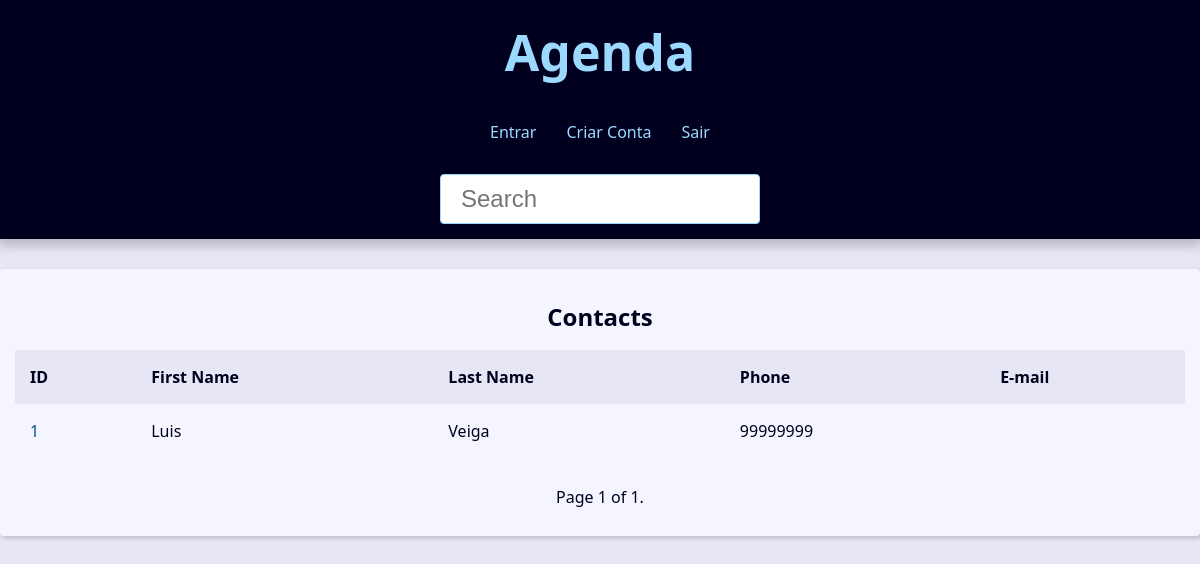
The page / on the database its author committed.
### contact/models.py (models this page shows, shortened)
class Contact(models.Model):
    first_name = models.CharField(max_length=50)
    last_name = models.CharField(max_length=50, blank=True)
    phone = models.CharField(max_length=50)
    email = models.EmailField(max_length=254, blank=True)
    created_date = models.DateTimeField(default=timezone.now)
    description = models.TextField(blank=True)
    show = models.BooleanField(default=True)
    picture = models.ImageField(blank=True, upload_to='picture/%Y/%m')
    category = models.ForeignKey(Category, on_delete=models.SET_NULL,
                                 blank=True, null=True)
    owner = models.ForeignKey(User, on_delete=models.SET_NULL,
                                 blank=True, null=True)

### contact/views/contact_views.py (the view)
# urls.py: path('', views.index, name='index'),
def index(request):
    contacts =Contact.objects\
        .filter(show=True)\
        .order_by('-id')
    paginator = Paginator(contacts, 10)
    page_number = request.GET.get("page")
    page_obj = paginator.get_page(page_number)
    context = {
        'page_obj': page_obj,
        'site_title': 'Contatos - ',
    }
    return render (
        request,
        'contact/index.html',
        context
    )

### contact/templates/contact/index.html (shortened to what this page needs)
{% extends 'global/base.html' %}
{% block content %}
{% if  page_obj%}
  <div class="responsive-table">
    <table class="contacts-table">
      <caption class="table-caption ">
        Contacts
      </caption>
      <thead>
        <tr class="table-row table-row-header">
          <th class="table-header">ID</th>
          <th class="table-header">First Name</th>
          <th class="table-header">Last Name</th>
          <th class="table-header">Phone</th>
          <th class="table-header">E-mail</th>
        </tr>
      </thead>
      <tbody>
        {% for contact in page_obj %}
          <tr class="table-row">
            <td class="table-cel">
              <a class="table-link" href="{% url 'contact:contact' contact.id %}">
                {{ contact.id }}
              </a>
            </td>
            <td class="table-cel">
              {{ contact.first_name }}
            </td>
            <td class="table-cel">
              {{ contact.last_name }}
            </td>
            <td class="table-cel">
              {{ contact.phone }}
            </td>
            <td class="table-cel">
            </td>
          </tr>
        {% endfor %}
      </tbody>
    </table>
  </div>
{% else %}
    <div class="single-contact">
        <h1 class="single-contact-name">
            Nenhum contato encontrado.
        </h1>
    </div>
{% endif %}
{% endblock content %}

### base_static/global/css/style.css (style rules this page uses)
:root { --spacing: 1.5rem; --link-dark-color: rgb(0, 83, 134); --link-light-color: rgb(156, 217, 255); --clr-white: rgb(245, 245, 255); --clr-black: rgb(0, 0, 30); --clr-light-gray: rgb(230, 230, 245); --clr-dark-shadow-5: rgba(0, 0, 10, 5%); --clr-dark-shadow-10: rgba(0, 0, 10, 10%); --clr-dark-shadow-20: rgba(0, 0, 10, 20%); --clr-light-shadow-5: rgba(200, 200, 255, 5%); --clr-light-shadow-10: rgba(200, 200, 255, 10%); --clr-light-shadow-20: rgba(200, 200, 255, 20%); --main-page-width: 120rem; --table-min-width: 60rem; --biggest-font-size: 5rem; --bigger-font-size: 4rem; --big-font-size: 3.2rem; --medium-font-size: 2.4rem; --small-font-size: 1.6rem; --smaller-font-size: 1.4rem; --smallest-font-size: 1.2rem; --transition-fast: 300ms; --transition-medium: 600ms; --transition-slow: 1s; --default-border-radius: 4px; }
*, *::before, *::after { margin: 0; padding: 0; box-sizing: border-box; }
html { font-size: 62.5%; }
body { font-family: system-ui, -apple-system, BlinkMacSystemFont, 'Segoe UI', Roboto, Oxygen, Ubuntu, Cantarell, 'Open Sans', 'Helvetica Neue', sans-serif; line-height: 1.5; font-size: var(--small-font-size); color: var(--clr-black); -webkit-font-smoothing: antialiased; background: var(--clr-light-gray); }
.responsive-table { width: 100%; overflow-x: auto; }
.contacts-table { width: 100%; min-width: var(--table-min-width); border-collapse: collapse; }
.table-caption { font-size: var(--medium-font-size); font-weight: bold; padding: var(--spacing); }
.table-row { text-align: left; text-overflow: ellipsis; transition: background-color var(--transition-fast) ease-in-out; }
.table-row-header { background: var(--clr-light-gray); color: var(--clr-black); }
.table-cel, .table-header { padding: var(--spacing); }
.table-link { color: var(--link-dark-color); transition: color var(--transition-fast) ease-in-out; text-decoration: none; }

### rows shown on the page
Contact: id "1", first_name "Luis", last_name "Veiga", phone "99999999"

### other values the page prints
{{ page_obj.number }} "1"
{{ page_obj.paginator.num_pages }} "1"
